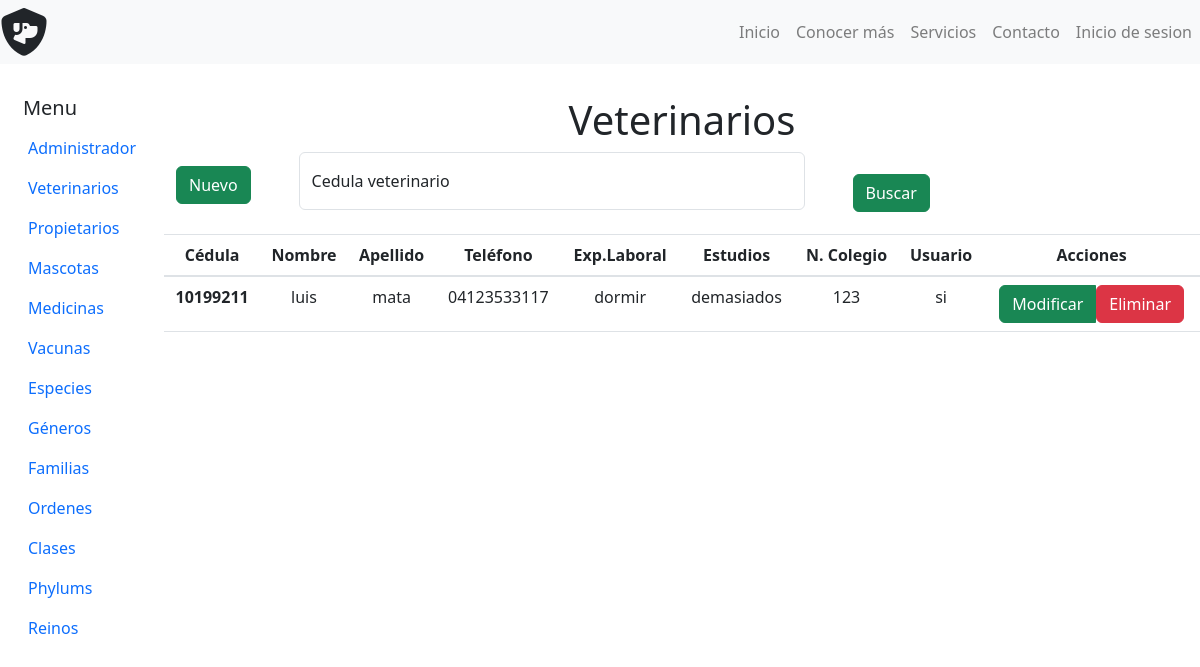
/admin_veterinarios.php, run on the app's committed database.
### tables this page shows
CREATE TABLE `tbl_personas` (
  `cedula` int(10) NOT NULL,
  `nombre` varchar(40) NOT NULL,
  `apellido` varchar(40) NOT NULL,
  `telefono` varchar(20) NOT NULL
);

CREATE TABLE `tbl_veterinarios` (
  `cedula` int(10) NOT NULL,
  `experiencia_lab` varchar(255) NOT NULL,
  `estudios` varchar(255) NOT NULL,
  `num_colegio` int(10) NOT NULL
);

CREATE TABLE `tbl_usuarios` (
  `cedula` int(10) NOT NULL,
  `login` varchar(30) NOT NULL,
  `password` varchar(255) NOT NULL,
  `nivel_acceso` varchar(20) NOT NULL
);

### php/veterinario/datos_veterinarios_admin.php (called while the page is built, shortened)
<?php
	include_once($_SERVER['DOCUMENT_ROOT'].'/Veterinaria/php/Connect.php');
	$datos_veterinarios_query = "select a.cedula,a.nombre,a.apellido,a.telefono,c.experiencia_lab,c.estudios,c.num_colegio,b.login from tbl_personas as a inner join tbl_usuarios as b on a.cedula = b.cedula inner join tbl_veterinarios as c  on b.cedula = c.cedula where b.nivel_acceso = 'veterinario' order by a.cedula";
	$datos_veterinarios = $pdo->prepare($datos_veterinarios_query);
	$datos_veterinarios->execute();
	$resultado_veterinarios = $datos_veterinarios->fetchAll();
 ?>

### admin_veterinarios.php (the view, shortened to what this page needs)
<?php
    include('php/veterinario/datos_veterinarios_admin.php');
?>
<!DOCTYPE html>
<html lang="en">
    <head>
        <link rel="stylesheet" href="Bootstrap/css/bootstrap.min.css">
    </head>
    <body>
        <?php include('nav-bar.php'); ?>
        <div class="container-fluid mt-5">
            <div class="row text-center mt-5">
                <?php include('nav-bar_admin.php'); ?>
                <section class="col ms-5 mt-5">
                    <h1> Veterinarios</h1>
                   <div class="text-start">
                        <div class="row text-center">
                            <div class="col d-flex align-items-center">
                                <header>
                                    <button type="button" class="btn btn-success mb-3 new" data-bs-toggle="modal" data-bs-target="#Nuevo-Veterinario"> Nuevo </button>
                                </header>
                                <form class="form-floating ms-5 w-50" id="form_buscar" method="GET" action="">
                                        <input type="number" name="ced_vet" class="form-control mb-4" id="floatingInput" placeholder="Buscar Administradores">
                                        <label for="floatingInput">Cedula veterinario</label>
                                </form>
                                <button class="btn btn-success ml-5" onclick="document.getElementById('form_buscar').submit();" >Buscar</button>
                            </div>
                               <table class="table">
                                    <thead>
                                    <tr>
                                        <th scope="col">Cédula</th>
                                        <th scope="col">Nombre</th>
                                        <th scope="col">Apellido</th>
                                        <th scope="col">Teléfono </th>
                                        <th scope="col"> Exp.Laboral </th>
                                        <th scope="col"> Estudios</th>
                                        <th scope="col">N. Colegio</th>
                                        <th scope="col">Usuario</th>
                                        <th scope="col"> Acciones</th>
                                    </tr>
                                    </thead>
                                    <tbody>
                                        <?php
                                        foreach ($resultado_veterinarios as $data): ?>
                                    <tr>
                                        <th scope="row"><?php echo $data['cedula']; ?></th>
                                        <td><?php echo $data['nombre']; ?></td>
                                        <td><?php echo $data['apellido']; ?></td>
                                        <td><?php echo $data['telefono']; ?></td>
                                        <td><?php echo $data['experiencia_lab']; ?></td>
                                        <td><?php echo $data['estudios']; ?></td>
                                        <td><?php echo $data['num_colegio']; ?></td>
                                        <td><?php echo $data['login']; ?></td>
                                        <td>
                                            <div class="btn-group">
                                                <button class="btn btn-success edit" value="<?php echo $data['login']; ?>" data-bs-toggle="modal" data-bs-target="#Modificar-Veterinario<?php echo $data['login']; ?>"><span>Modificar</span></button>
                                                <a href="php/veterinario/delete_veterinario.php?usuario=<?php echo $data['login'] ?>">
                                                    <button class="btn btn-danger"> Eliminar </button>
                                                </a>
                                            </div>
                                        </td>
                                    </tr>
                                    <?php endforeach ?>
                                    </tbody>
                                </table>
                            </div>
                        </div>
                   </div>
            </div>
    </body>
</html>

### data on the page
tbl_personas: cedula "10199211", nombre "luis", apellido "mata", telefono "04123533117", tbl_veterinarios.experiencia_lab "dormir", tbl_veterinarios.estudios "demasiados", tbl_veterinarios.num_colegio "123", tbl_usuarios.login "si"
